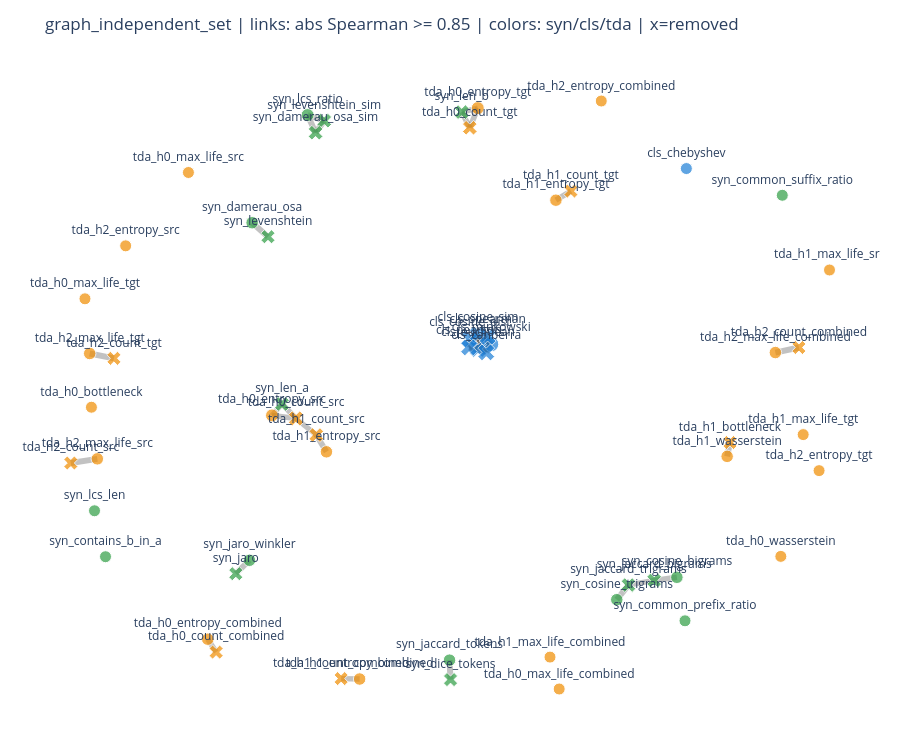

Here is the notebook cell this chart was saved with:
### Markdown cell above
## 8. Methode F - Graph maximum independent set approx

Principe: construire un graphe ou une arete signifie `abs(Spearman) >= threshold`. On cherche un grand ensemble de features sans arete entre elles. Approximation strategique: on retire d'abord les features les moins pertinentes dans les conflits.

### Code cell
def graph_independent_prune(corr_df, relevance_df, threshold):
    rel = dict(zip(relevance_df['feature'], relevance_df['mi_target']))
    selected = set(corr_df.columns)
    while True:
        conflict_edges = []
        current = list(selected)
        for i, a in enumerate(current):
            for b in current[i + 1:]:
                val = abs(corr_df.loc[a, b])
                if val >= threshold:
                    conflict_edges.append((a, b, val))
        if not conflict_edges:
            break
        conflict_count = {f: 0 for f in selected}
        conflict_strength = {f: 0.0 for f in selected}
        for a, b, val in conflict_edges:
            conflict_count[a] += 1
            conflict_count[b] += 1
            conflict_strength[a] += val
            conflict_strength[b] += val
        # remove high-conflict, low-relevance feature
        loser = sorted(selected, key=lambda f: (conflict_count[f], conflict_strength[f], -rel.get(f, 0.0)), reverse=True)[0]
        selected.remove(loser)
    return sorted(selected, key=lambda f: rel.get(f, 0.0), reverse=True)

graph_grid = []
for th in CORR_THRESHOLDS:
    selected = graph_independent_prune(spearman_corr, relevance_df, threshold=th)
    res = summarize_selection('graph_independent_set', {'threshold': th}, selected)
    all_results.append(res)
    graph_grid.append({
        'threshold': th,
        'n_selected': res['n_selected'],
        'n_removed': res['n_removed'],
        'selected': ' | '.join(res['selected']),
    })

graph_grid_df = pd.DataFrame(graph_grid)
display(graph_grid_df)

chosen_threshold = 0.85
chosen = [r for r in all_results if r['method'] == 'graph_independent_set' and r['hyperparams']['threshold'] == chosen_threshold][0]
summary, fam, indep, f1_summary, fold_eval, dataset_eval, edges = evaluate_and_display(chosen, graph_threshold=chosen_threshold)

### Figure 1 — Plotly figure (JSON) as saved in the notebook; plotly's stock layout.template omitted (floating-point values rounded to 4 significant figures)
{"data": [{"hoverinfo": "text", "line": {"color": "rgba(80,80,80,0.35)", "width": 5.775}, "mode": "lines", "showlegend": false, "text": "syn_jaro_winkler -- syn_jaro<br>abs Spearman=0.955", "type": "scatter", "x": [-0.4641, -0.4986, null], "y": [-0.5216, -0.5648, null]}, {"hoverinfo": "text", "line": {"color": "rgba(80,80,80,0.35)", "width": 5.588}, "mode": "lines", "showlegend": false, "text": "syn_cosine_bigrams -- syn_jaccard_bigrams<br>abs Spearman=0.918", "type": "scatter", "x": [0.6148, 0.5574, null], "y": [-0.5766, -0.5867, null]}, {"hoverinfo": "text", "line": {"color": "rgba(80,80,80,0.35)", "width": 5.923}, "mode": "lines", "showlegend": false, "text": "syn_cosine_trigrams -- syn_jaccard_trigrams<br>abs Spearman=0.985", "type": "scatter", "x": [0.4631, 0.4926, null], "y": [-0.6491, -0.6016, null]}, {"hoverinfo": "text", "line": {"color": "rgba(80,80,80,0.35)", "width": 5.958}, "mode": "lines", "showlegend": false, "text": "cls_minkowski -- cls_euclidean<br>abs Spearman=0.992", "type": "scatter", "x": [0.1463, 0.1127, null], "y": [0.1778, 0.1622, null]}, {"hoverinfo": "text", "line": {"color": "rgba(80,80,80,0.35)", "width": 5.958}, "mode": "lines", "showlegend": false, "text": "cls_minkowski -- cls_cosine_dist<br>abs Spearman=0.992", "type": "scatter", "x": [0.1463, 0.09214, null], "y": [0.1778, 0.1942, null]}, {"hoverinfo": "text", "line": {"color": "rgba(80,80,80,0.35)", "width": 5.958}, "mode": "lines", "showlegend": false, "text": "cls_minkowski -- cls_cosine_sim<br>abs Spearman=0.992", "type": "scatter", "x": [0.1463, 0.1127, null], "y": [0.1778, 0.2092, null]}, {"hoverinfo": "text", "line": {"color": "rgba(80,80,80,0.35)", "width": 5.958}, "mode": "lines", "showlegend": false, "text": "cls_minkowski -- cls_pearson<br>abs Spearman=0.992", "type": "scatter", "x": [0.1463, 0.09013, null], "y": [0.1778, 0.1671, null]}, {"hoverinfo": "text", "line": {"color": "rgba(80,80,80,0.35)", "width": 5.873}, "mode": "lines", "showlegend": false, "text": "cls_minkowski -- cls_spearman<br>abs Spearman=0.975", "type": "scatter", "x": [0.1463, 0.1371, null], "y": [0.1778, 0.2015, null]}, {"hoverinfo": "text", "line": {"color": "rgba(80,80,80,0.35)", "width": 5.514}, "mode": "lines", "showlegend": false, "text": "cls_minkowski -- cls_canberra<br>abs Spearman=0.903", "type": "scatter", "x": [0.1463, 0.1336, null], "y": [0.1778, 0.1512, null]}, {"hoverinfo": "text", "line": {"color": "rgba(80,80,80,0.35)", "width": 5.877}, "mode": "lines", "showlegend": false, "text": "syn_lcs_ratio -- syn_damerau_osa_sim<br>abs Spearman=0.975", "type": "scatter", "x": [-0.3173, -0.2973, null], "y": [0.9192, 0.8619, null]}, {"hoverinfo": "text", "line": {"color": "rgba(80,80,80,0.35)", "width": 5.873}, "mode": "lines", "showlegend": false, "text": "syn_lcs_ratio -- syn_levenshtein_sim<br>abs Spearman=0.975", "type": "scatter", "x": [-0.3173, -0.2753, null], "y": [0.9192, 0.9008, null]}, {"hoverinfo": "text", "line": {"color": "rgba(80,80,80,0.35)", "width": 5.505}, "mode": "lines", "showlegend": false, "text": "tda_h0_entropy_combined -- tda_h0_count_combined<br>abs Spearman=0.901", "type": "scatter", "x": [-0.5694, -0.5482, null], "y": [-0.7768, -0.8186, null]}, {"hoverinfo": "text", "line": {"color": "rgba(80,80,80,0.35)", "width": 5.331}, "mode": "lines", "showlegend": false, "text": "tda_h1_entropy_combined -- tda_h1_count_combined<br>abs Spearman=0.866", "type": "scatter", "x": [-0.186, -0.2327, null], "y": [-0.9057, -0.9043, null]}, {"hoverinfo": "text", "line": {"color": "rgba(80,80,80,0.35)", "width": 6}, "mode": "lines", "showlegend": false, "text": "syn_jaccard_tokens -- syn_dice_tokens<br>abs Spearman=1.000", "type": "scatter", "x": [0.0409, 0.04341, null], "y": [-0.8447, -0.9076, null]}, {"hoverinfo": "text", "line": {"color": "rgba(80,80,80,0.35)", "width": 5.57}, "mode": "lines", "showlegend": false, "text": "tda_h0_entropy_tgt -- tda_h0_count_tgt<br>abs Spearman=0.914", "type": "scatter", "x": [0.1122, 0.09211, null], "y": [0.9416, 0.878, null]}, {"hoverinfo": "text", "line": {"color": "rgba(80,80,80,0.35)", "width": 5.438}, "mode": "lines", "showlegend": false, "text": "tda_h0_entropy_tgt -- syn_len_b<br>abs Spearman=0.888", "type": "scatter", "x": [0.1122, 0.07172, null], "y": [0.9416, 0.9288, null]}, {"hoverinfo": "text", "line": {"color": "rgba(80,80,80,0.35)", "width": 6.0}, "mode": "lines", "showlegend": false, "text": "syn_damerau_osa -- syn_levenshtein<br>abs Spearman=1.000", "type": "scatter", "x": [-0.4574, -0.4174, null], "y": [0.5707, 0.5254, null]}, {"hoverinfo": "text", "line": {"color": "rgba(80,80,80,0.35)", "width": 5.986}, "mode": "lines", "showlegend": false, "text": "tda_h1_wasserstein -- tda_h1_bottleneck<br>abs Spearman=0.997", "type": "scatter", "x": [0.7416, 0.7487, null], "y": [-0.1853, -0.1404, null]}, {"hoverinfo": "text", "line": {"color": "rgba(80,80,80,0.35)", "width": 5.62}, "mode": "lines", "showlegend": false, "text": "tda_h1_entropy_tgt -- tda_h1_count_tgt<br>abs Spearman=0.924", "type": "scatter", "x": [0.3094, 0.3473, null], "y": [0.6436, 0.6732, null]}, {"hoverinfo": "text", "line": {"color": "rgba(80,80,80,0.35)", "width": 5.435}, "mode": "lines", "showlegend": false, "text": "tda_h0_entropy_src -- tda_h0_count_src<br>abs Spearman=0.887", "type": "scatter", "x": [-0.4072, -0.3466, null], "y": [-0.05279, -0.06259, null]}, {"hoverinfo": "text", "line": {"color": "rgba(80,80,80,0.35)", "width": 5.403}, "mode": "lines", "showlegend": false, "text": "tda_h0_entropy_src -- syn_len_a<br>abs Spearman=0.881", "type": "scatter", "x": [-0.4072, -0.382, null], "y": [-0.05279, -0.01582, null]}, {"hoverinfo": "text", "line": {"color": "rgba(80,80,80,0.35)", "width": 5.966}, "mode": "lines", "showlegend": false, "text": "tda_h2_max_life_combined -- tda_h2_count_combined<br>abs Spearman=0.993", "type": "scatter", "x": [0.8634, 0.9228, null], "y": [0.1506, 0.1669, null]}, {"hoverinfo": "text", "line": {"color": "rgba(80,80,80,0.35)", "width": 5.728}, "mode": "lines", "showlegend": false, "text": "tda_h1_entropy_src -- tda_h1_count_src<br>abs Spearman=0.946", "type": "scatter", "x": [-0.2698, -0.2955, null], "y": [-0.1706, -0.1163, null]}, {"hoverinfo": "text", "line": {"color": "rgba(80,80,80,0.35)", "width": 5.998}, "mode": "lines", "showlegend": false, "text": "tda_h2_max_life_tgt -- tda_h2_count_tgt<br>abs Spearman=1.000", "type": "scatter", "x": [-0.8674, -0.8062, null], "y": [0.1476, 0.132, null]}, {"hoverinfo": "text", "line": {"color": "rgba(80,80,80,0.35)", "width": 5.991}, "mode": "lines", "showlegend": false, "text": "tda_h2_max_life_src -- tda_h2_count_src<br>abs Spearman=0.998", "type": "scatter", "x": [-0.8482, -0.9151, null], "y": [-0.1933, -0.2068, null]}, {"hoverinfo": "text", "line": {"color": "rgba(80,80,80,0.35)", "width": 5.491}, "mode": "lines", "showlegend": false, "text": "syn_len_a -- tda_h0_count_src<br>abs Spearman=0.898", "type": "scatter", "x": [-0.382, -0.3466, null], "y": [-0.01582, -0.06259, null]}, {"hoverinfo": "text", "line": {"color": "rgba(80,80,80,0.35)", "width": 5.516}, "mode": "lines", "showlegend": false, "text": "syn_len_b -- tda_h0_count_tgt<br>abs Spearman=0.903", "type": "scatter", "x": [0.07172, 0.09211, null], "y": [0.9288, 0.878, null]}, {"hoverinfo": "text", "line": {"color": "rgba(80,80,80,0.35)", "width": 5.999}, "mode": "lines", "showlegend": false, "text": "syn_levenshtein_sim -- syn_damerau_osa_sim<br>abs Spearman=1.000", "type": "scatter", "x": [-0.2753, -0.2973, null], "y": [0.9008, 0.8619, null]}, {"hoverinfo": "text", "line": {"color": "rgba(80,80,80,0.35)", "width": 5.284}, "mode": "lines", "showlegend": false, "text": "syn_jaccard_bigrams -- syn_jaccard_trigrams<br>abs Spearman=0.857", "type": "scatter", "x": [0.5574, 0.4926, null], "y": [-0.5867, -0.6016, null]}, {"hoverinfo": "text", "line": {"color": "rgba(80,80,80,0.35)", "width": 6.0}, "mode": "lines", "showlegend": false, "text": "cls_euclidean -- cls_cosine_dist<br>abs Spearman=1.000", "type": "scatter", "x": [0.1127, 0.09214, null], "y": [0.1622, 0.1942, null]}, {"hoverinfo": "text", "line": {"color": "rgba(80,80,80,0.35)", "width": 6.0}, "mode": "lines", "showlegend": false, "text": "cls_euclidean -- cls_cosine_sim<br>abs Spearman=1.000", "type": "scatter", "x": [0.1127, 0.1127, null], "y": [0.1622, 0.2092, null]}, {"hoverinfo": "text", "line": {"color": "rgba(80,80,80,0.35)", "width": 6.0}, "mode": "lines", "showlegend": false, "text": "cls_euclidean -- cls_pearson<br>abs Spearman=1.000", "type": "scatter", "x": [0.1127, 0.09013, null], "y": [0.1622, 0.1671, null]}, {"hoverinfo": "text", "line": {"color": "rgba(80,80,80,0.35)", "width": 5.962}, "mode": "lines", "showlegend": false, "text": "cls_euclidean -- cls_spearman<br>abs Spearman=0.992", "type": "scatter", "x": [0.1127, 0.1371, null], "y": [0.1622, 0.2015, null]}, {"hoverinfo": "text", "line": {"color": "rgba(80,80,80,0.35)", "width": 5.67}, "mode": "lines", "showlegend": false, "text": "cls_euclidean -- cls_canberra<br>abs Spearman=0.934", "type": "scatter", "x": [0.1127, 0.1336, null], "y": [0.1622, 0.1512, null]}, {"hoverinfo": "text", "line": {"color": "rgba(80,80,80,0.35)", "width": 6}, "mode": "lines", "showlegend": false, "text": "cls_cosine_dist -- cls_cosine_sim<br>abs Spearman=1.000", "type": "scatter", "x": [0.09214, 0.1127, null], "y": [0.1942, 0.2092, null]}, {"hoverinfo": "text", "line": {"color": "rgba(80,80,80,0.35)", "width": 6.0}, "mode": "lines", "showlegend": false, "text": "cls_cosine_dist -- cls_pearson<br>abs Spearman=1.000", "type": "scatter", "x": [0.09214, 0.09013, null], "y": [0.1942, 0.1671, null]}, {"hoverinfo": "text", "line": {"color": "rgba(80,80,80,0.35)", "width": 5.961}, "mode": "lines", "showlegend": false, "text": "cls_cosine_dist -- cls_spearman<br>abs Spearman=0.992", "type": "scatter", "x": [0.09214, 0.1371, null], "y": [0.1942, 0.2015, null]}, {"hoverinfo": "text", "line": {"color": "rgba(80,80,80,0.35)", "width": 5.67}, "mode": "lines", "showlegend": false, "text": "cls_cosine_dist -- cls_canberra<br>abs Spearman=0.934", "type": "scatter", "x": [0.09214, 0.1336, null], "y": [0.1942, 0.1512, null]}, {"hoverinfo": "text", "line": {"color": "rgba(80,80,80,0.35)", "width": 6.0}, "mode": "lines", "showlegend": false, "text": "cls_cosine_sim -- cls_pearson<br>abs Spearman=1.000", "type": "scatter", "x": [0.1127, 0.09013, null], "y": [0.2092, 0.1671, null]}, {"hoverinfo": "text", "line": {"color": "rgba(80,80,80,0.35)", "width": 5.961}, "mode": "lines", "showlegend": false, "text": "cls_cosine_sim -- cls_spearman<br>abs Spearman=0.992", "type": "scatter", "x": [0.1127, 0.1371, null], "y": [0.2092, 0.2015, null]}, {"hoverinfo": "text", "line": {"color": "rgba(80,80,80,0.35)", "width": 5.67}, "mode": "lines", "showlegend": false, "text": "cls_cosine_sim -- cls_canberra<br>abs Spearman=0.934", "type": "scatter", "x": [0.1127, 0.1336, null], "y": [0.2092, 0.1512, null]}, {"hoverinfo": "text", "line": {"color": "rgba(80,80,80,0.35)", "width": 5.962}, "mode": "lines", "showlegend": false, "text": "cls_pearson -- cls_spearman<br>abs Spearman=0.992", "type": "scatter", "x": [0.09013, 0.1371, null], "y": [0.1671, 0.2015, null]}, {"hoverinfo": "text", "line": {"color": "rgba(80,80,80,0.35)", "width": 5.67}, "mode": "lines", "showlegend": false, "text": "cls_pearson -- cls_canberra<br>abs Spearman=0.934", "type": "scatter", "x": [0.09013, 0.1336, null], "y": [0.1671, 0.1512, null]}, {"hoverinfo": "text", "line": {"color": "rgba(80,80,80,0.35)", "width": 5.758}, "mode": "lines", "showlegend": false, "text": "cls_spearman -- cls_canberra<br>abs Spearman=0.952", "type": "scatter", "x": [0.1371, 0.1336, null], "y": [0.2015, 0.1512, null]}, {"hoverinfo": "text", "line": {"color": "rgba(80,80,80,0.35)", "width": 5.263}, "mode": "lines", "showlegend": false, "text": "tda_h0_count_src -- tda_h1_count_src<br>abs Spearman=0.853", "type": "scatter", "x": [-0.3466, -0.2955, null], "y": [-0.06259, -0.1163, null]}, {"hoverinfo": "text", "hovertext": ["syn_jaro_winkler<br>family=syn<br>status=selected<br>degree=1", "syn_cosine_bigrams<br>family=syn<br>status=selected<br>degree=1", "syn_cosine_trigrams<br>family=syn<br>status=selected<br>degree=1", "cls_minkowski<br>family=cls<br>status=selected<br>degree=6", "cls_chebyshev<br>family=cls<br>status=selected<br>degree=0", "syn_lcs_ratio<br>family=syn<br>status=selected<br>degree=2", "tda_h0_wasserstein<br>family=tda<br>status=selected<br>degree=0", "tda_h0_entropy_combined<br>family=tda<br>status=selected<br>degree=1", "tda_h0_bottleneck<br>family=tda<br>status=selected<br>degree=0", "tda_h1_max_life_combined<br>family=tda<br>status=selected<br>degree=0", "tda_h1_entropy_combined<br>family=tda<br>status=selected<br>degree=1", "syn_jaccard_tokens<br>family=syn<br>status=selected<br>degree=1", "tda_h0_entropy_tgt<br>family=tda<br>status=selected<br>degree=2", "tda_h0_max_life_tgt<br>family=tda<br>status=selected<br>degree=0", "tda_h0_max_life_combined<br>family=tda<br>status=selected<br>degree=0", "syn_common_prefix_ratio<br>family=syn<br>status=selected<br>degree=0", "syn_damerau_osa<br>family=syn<br>status=selected<br>degree=1", "syn_common_suffix_ratio<br>family=syn<br>status=selected<br>degree=0", "tda_h1_wasserstein<br>family=tda<br>status=selected<br>degree=1", "tda_h1_max_life_tgt<br>family=tda<br>status=selected<br>degree=0", "syn_lcs_len<br>family=syn<br>status=selected<br>degree=0", "tda_h1_entropy_tgt<br>family=tda<br>status=selected<br>degree=1", "tda_h0_max_life_src<br>family=tda<br>status=selected<br>degree=0", "tda_h0_entropy_src<br>family=tda<br>status=selected<br>degree=2", "tda_h2_max_life_combined<br>family=tda<br>status=selected<br>degree=1", "tda_h1_max_life_src<br>family=tda<br>status=selected<br>degree=0", "tda_h1_entropy_src<br>family=tda<br>status=selected<br>degree=1", "tda_h2_entropy_combined<br>family=tda<br>status=selected<br>degree=0", "tda_h2_max_life_tgt<br>family=tda<br>status=selected<br>degree=1", "syn_contains_b_in_a<br>family=syn<br>status=selected<br>degree=0", "tda_h2_max_life_src<br>family=tda<br>status=selected<br>degree=1", "tda_h2_entropy_tgt<br>family=tda<br>status=selected<br>degree=0", "tda_h2_entropy_src<br>family=tda<br>status=selected<br>degree=0", "syn_len_a<br>family=syn<br>status=removed<br>degree=2", "syn_len_b<br>family=syn<br>status=removed<br>degree=2", "syn_levenshtein<br>family=syn<br>status=removed<br>degree=1", "syn_levenshtein_sim<br>family=syn<br>status=removed<br>degree=2", "syn_damerau_osa_sim<br>family=syn<br>status=removed<br>degree=2", "syn_dice_tokens<br>family=syn<br>status=removed<br>degree=1", "syn_jaccard_bigrams<br>family=syn<br>status=removed<br>degree=2", "syn_jaccard_trigrams<br>family=syn<br>status=removed<br>degree=2", "syn_jaro<br>family=syn<br>status=removed<br>degree=1", "cls_euclidean<br>family=cls<br>status=removed<br>degree=6", "cls_cosine_dist<br>family=cls<br>status=removed<br>degree=6", "cls_cosine_sim<br>family=cls<br>status=removed<br>degree=6", "cls_pearson<br>family=cls<br>status=removed<br>degree=6", "cls_spearman<br>family=cls<br>status=removed<br>degree=6", "cls_canberra<br>family=cls<br>status=removed<br>degree=6", "tda_h0_count_src<br>family=tda<br>status=removed<br>degree=3", "tda_h1_count_src<br>family=tda<br>status=removed<br>degree=2", "tda_h2_count_src<br>family=tda<br>status=removed<br>degree=1", "tda_h0_count_tgt<br>family=tda<br>status=removed<br>degree=2", "tda_h1_count_tgt<br>family=tda<br>status=removed<br>degree=1", "tda_h2_count_tgt<br>family=tda<br>status=removed<br>degree=1", "tda_h0_count_combined<br>family=tda<br>status=removed<br>degree=1", "tda_h1_count_combined<br>family=tda<br>status=removed<br>degree=1", "tda_h2_count_combined<br>family=tda<br>status=removed<br>degree=1", "tda_h1_bottleneck<br>family=tda<br>status=removed<br>degree=1"], "marker": {"color": ["#2f9e44", "#2f9e44", "#2f9e44", "#1c7ed6", "#1c7ed6", "#2f9e44", "#f08c00", "#f08c00", "#f08c00", "#f08c00", "#f08c00", "#2f9e44", "#f08c00", "#f08c00", "#f08c00", "#2f9e44", "#2f9e44", "#2f9e44", "#f08c00", "#f08c00", "#2f9e44", "#f08c00", "#f08c00", "#f08c00", "#f08c00", "#f08c00", "#f08c00", "#f08c00", "#f08c00", "#2f9e44", "#f08c00", "#f08c00", "#f08c00", "#2f9e44", "#2f9e44", "#2f9e44", "#2f9e44", "#2f9e44", "#2f9e44", "#2f9e44", "#2f9e44", "#2f9e44", "#1c7ed6", "#1c7ed6", "#1c7ed6", "#1c7ed6", "#1c7ed6", "#1c7ed6", "#f08c00", "#f08c00", "#f08c00", "#f08c00", "#f08c00", "#f08c00", "#f08c00", "#f08c00", "#f08c00", "#f08c00"], "line": {"color": "white", "width": 1}, "size": [12.5, 12.5, 12.5, 15, 12, 13, 12, 12.5, 12, 12, 12.5, 12.5, 13, 12, 12, 12, 12.5, 12, 12.5, 12, 12, 12.5, 12, 13, 12.5, 12, 12.5, 12, 12.5, 12, 12.5, 12, 12, 13, 13, 12.5, 13, 13, 12.5, 13, 13, 12.5, 15, 15, 15, 15, 15, 15, 13.5, 13, 12.5, 13, 12.5, 12.5, 12.5, 12.5, 12.5, 12.5], "symbol": ["circle", "circle", "circle", "circle", "circle", "circle", "circle", "circle", "circle", "circle", "circle", "circle", "circle", "circle", "circle", "circle", "circle", "circle", "circle", "circle", "circle", "circle", "circle", "circle", "circle", "circle", "circle", "circle", "circle", "circle", "circle", "circle", "circle", "x", "x", "x", "x", "x", "x", "x", "x", "x", "x", "x", "x", "x", "x", "x", "x", "x", "x", "x", "x", "x", "x", "x", "x", "x"]}, "mode": "markers+text", "showlegend": false, "text": ["syn_jaro_winkler", "syn_cosine_bigrams", "syn_cosine_trigrams", "cls_minkowski", "cls_chebyshev", "syn_lcs_ratio", "tda_h0_wasserstein", "tda_h0_entropy_combined", "tda_h0_bottleneck", "tda_h1_max_life_combined", "tda_h1_entropy_combined", "syn_jaccard_tokens", "tda_h0_entropy_tgt", "tda_h0_max_life_tgt", "tda_h0_max_life_combined", "syn_common_prefix_ratio", "syn_damerau_osa", "syn_common_suffix_ratio", "tda_h1_wasserstein", "tda_h1_max_life_tgt", "syn_lcs_len", "tda_h1_entropy_tgt", "tda_h0_max_life_src", "tda_h0_entropy_src", "tda_h2_max_life_combined", "tda_h1_max_life_src", "tda_h1_entropy_src", "tda_h2_entropy_combined", "tda_h2_max_life_tgt", "syn_contains_b_in_a", "tda_h2_max_life_src", "tda_h2_entropy_tgt", "tda_h2_entropy_src", "syn_len_a", "syn_len_b", "syn_levenshtein", "syn_levenshtein_sim", "syn_damerau_osa_sim", "syn_dice_tokens", "syn_jaccard_bigrams", "syn_jaccard_trigrams", "syn_jaro", "cls_euclidean", "cls_cosine_dist", "cls_cosine_sim", "cls_pearson", "cls_spearman", "cls_canberra", "tda_h0_count_src", "tda_h1_count_src", "tda_h2_count_src", "tda_h0_count_tgt", "tda_h1_count_tgt", "tda_h2_count_tgt", "tda_h0_count_combined", "tda_h1_count_combined", "tda_h2_count_combined", "tda_h1_bottleneck"], "textposition": "top center", "type": "scatter", "x": [-0.4641, 0.6148, 0.4631, 0.1463, 0.6387, -0.3173, 0.8771, -0.5694, -0.863, 0.2945, -0.186, 0.0409, 0.1122, -0.8793, 0.3177, 0.6352, -0.4574, 0.8808, 0.7416, 0.9336, -0.8552, 0.3094, -0.6182, -0.4072, 0.8634, 1, -0.2698, 0.4239, -0.8674, -0.8275, -0.8482, 0.9737, -0.7766, -0.382, 0.07172, -0.4174, -0.2753, -0.2973, 0.04341, 0.5574, 0.4926, -0.4986, 0.1127, 0.09214, 0.1127, 0.09013, 0.1371, 0.1336, -0.3466, -0.2955, -0.9151, 0.09211, 0.3473, -0.8062, -0.5482, -0.2327, 0.9228, 0.7487], "y": [-0.5216, -0.5766, -0.6491, 0.1778, 0.746, 0.9192, -0.5089, -0.7768, -0.02625, -0.8348, -0.9057, -0.8447, 0.9416, 0.3246, -0.938, -0.7174, 0.5707, 0.6595, -0.1853, -0.1149, -0.3614, 0.6436, 0.7333, -0.05279, 0.1506, 0.4178, -0.1706, 0.9646, 0.1476, -0.51, -0.1933, -0.2314, 0.4959, -0.01582, 0.9288, 0.5254, 0.9008, 0.8619, -0.9076, -0.5867, -0.6016, -0.5648, 0.1622, 0.1942, 0.2092, 0.1671, 0.2015, 0.1512, -0.06259, -0.1163, -0.2068, 0.878, 0.6732, 0.132, -0.8186, -0.9043, 0.1669, -0.1404]}], "layout": {"height": 750, "margin": {"b": 20, "l": 20, "r": 20, "t": 60}, "plot_bgcolor": "white", "title": {"text": "graph_independent_set | links: abs Spearman >= 0.85 | colors: syn/cls/tda | x=removed"}, "xaxis": {"visible": false}, "yaxis": {"visible": false}}}
